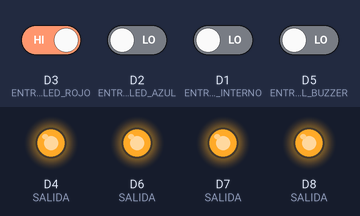
This sketch was run on a simulated ESP8266 (NodeMCU). On the bench: output pins drawn as LEDs (lit = HIGH). The inputs (shaded band) are chosen by the test bench; at power-on: D3 (ENTRADA_LED_ROJO) HIGH, D1 (ENTRADA_LED_INTERNO), D2 (ENTRADA_LED_AZUL), D5 (ENTRADA_DEL_BUZZER) LOW.

Above: at 1.2 s.
1.3 s: D3 (ENTRADA_LED_ROJO) driven LOW
At 2.4 s:
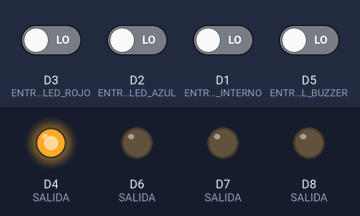
2.8 s: D5 (ENTRADA_DEL_BUZZER) driven HIGH
At 3.5 s:
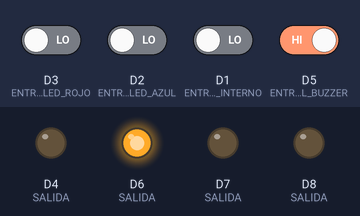
4.3 s: D2 (ENTRADA_LED_AZUL) driven HIGH
At 4.7 s:
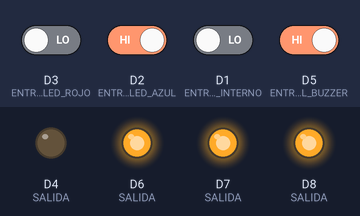
5.8 s: D1 (ENTRADA_LED_INTERNO) driven HIGH
At 7.0 s:
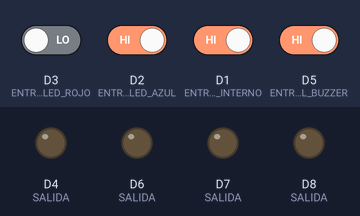
7.3 s: D1 (ENTRADA_LED_INTERNO) driven LOW
At 8.2 s:
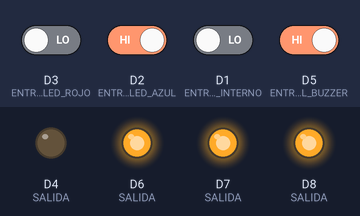
8.8 s: D3 (ENTRADA_LED_ROJO) driven HIGH
At 9.3 s:
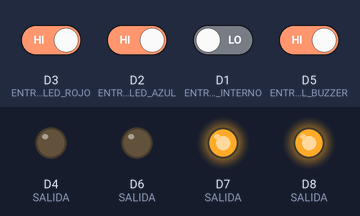
Timing chart, 0 to 11.3 s (numbered marks = the images above; inputs shaded):
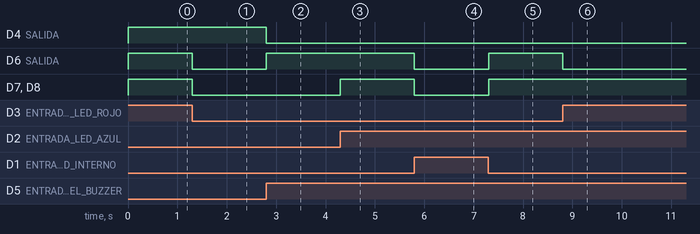

The sketch:

sketch_feb26a_EVIDENCIA_2.ino
```cpp
bool A,B,C,D,W,X,Y,Z;
void setup () {
pinMode (D1,INPUT);// ENTRADA LED INTERNO //
pinMode (D2,INPUT);// ENTRADA LED AZUL //
pinMode (D3,INPUT);// ENTRADA LED ROJO //
pinMode (D5,INPUT);// ENTRADA DEL BUZZER//
pinMode (D4,OUTPUT);// SALIDA //
pinMode (D6,OUTPUT);// SALIDA //
pinMode (D7,OUTPUT);// SALIDA //
pinMode (D8,OUTPUT);// SALIDA //

}
void loop() {
  A=digitalRead (D1);
  B=digitalRead (D2);
  C=digitalRead (D3);
  D=digitalRead (D5);

 W=!A&&!C&&D||B&&D||B&&C||A&&C;
 digitalWrite(D4,!W);

 X=!A&&!C&&D||A&&B&&C||C&&!D||A&&!D;
 digitalWrite(D6,X);

 Y=A&&!C&&!D||!A&&B&&D||B&&C&&D||!A&&C&&D||!B&&C&&!D;
 digitalWrite(D7,Y);

 Z=C&&D||!A&&B&&C||A&&B&&!C||A&&!B&&!D;
 digitalWrite(D8,Y);
}
```

Measured:
- after the input at 1.3 s, D6 (SALIDA), D7 (SALIDA), D8 (SALIDA): HIGH → LOW at once
- after the input at 2.8 s, D4 (SALIDA): HIGH → LOW at once; D6 (SALIDA): LOW → HIGH at once
- after the input at 4.3 s, D7 (SALIDA), D8 (SALIDA): LOW → HIGH at once
- after the input at 5.8 s, D6 (SALIDA), D7 (SALIDA), D8 (SALIDA): HIGH → LOW at once
- after the input at 7.3 s, D6 (SALIDA), D7 (SALIDA), D8 (SALIDA): LOW → HIGH at once
- after the input at 8.8 s, D6 (SALIDA): HIGH → LOW at once
